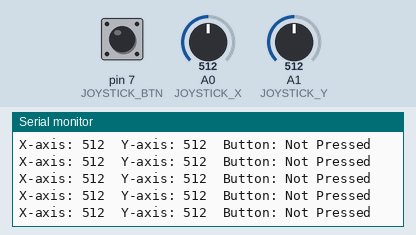
Simulated run of this sketch. Board: Arduino Uno, built with avr-gcc and run on an emulated ATmega328P. Shown: the last lines printed to the serial monitor. The inputs (shaded band) are chosen by the test bench; at power-on: A1 (JOYSTICK_Y) = 512, pin 7 (JOYSTICK_BTN) HIGH, A0 (JOYSTICK_X) = 512.

Above: at 4.2 s.
4.3 s: A1 (JOYSTICK_Y) set to 106
At 4.6 s:
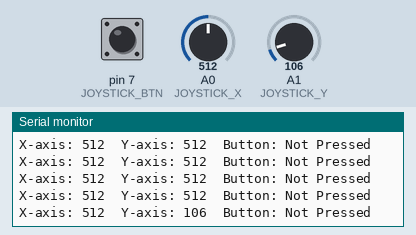
7.3 s: A1 (JOYSTICK_Y) set to 91
At 7.41 s:
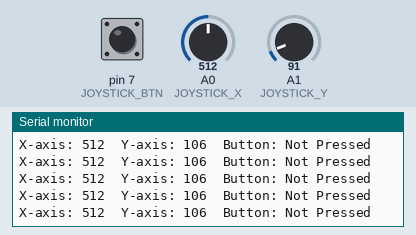
Timing chart, 0 to 10.3 s (numbered marks = the images above; inputs shaded):
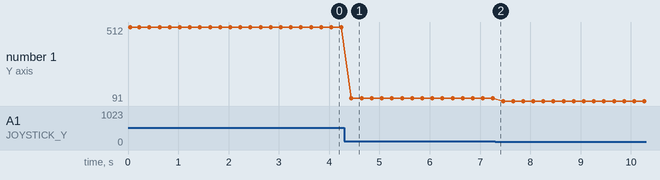

Measured:
- after the input at 4.3 s, the serial monitor: prints a new line after 0.14 s (image 1)
- plotted number 1: 512 → 106 after the input at 4.3 s, 106 → 91 after the input at 7.3 s

The sketch:

179.ino
```cpp
// Define joystick pins for the X and Y axes, and the button
#define JOYSTICK_X A0   // X-axis connected to A0
#define JOYSTICK_Y A1   // Y-axis connected to A1
#define JOYSTICK_BTN 7  // Button connected to digital pin 7

void setup() {
  // Initialize serial communication for debugging
  Serial.begin(9600);

  // Initialize joystick button as input with a pullup resistor
  pinMode(JOYSTICK_BTN, INPUT_PULLUP);

  Serial.println("Joystick Example - DFRobot Accessory Shield");
}

void loop() {
  // Read the analog values for the X and Y axes
  int xValue = analogRead(JOYSTICK_X);
  int yValue = analogRead(JOYSTICK_Y);

  // Read the button state (LOW when pressed, HIGH when not pressed)
  bool buttonPressed = !digitalRead(JOYSTICK_BTN);

  // Print the joystick X and Y positions to the Serial Monitor
  Serial.print("X-axis: ");
  Serial.print(xValue);
  Serial.print("\tY-axis: ");
  Serial.print(yValue);

  // Print button state
  if (buttonPressed) {
    Serial.println("\tButton: Pressed");
  } else {
    Serial.println("\tButton: Not Pressed");
  }

  // Delay to make it easier to read the output
  delay(200);
}
```
